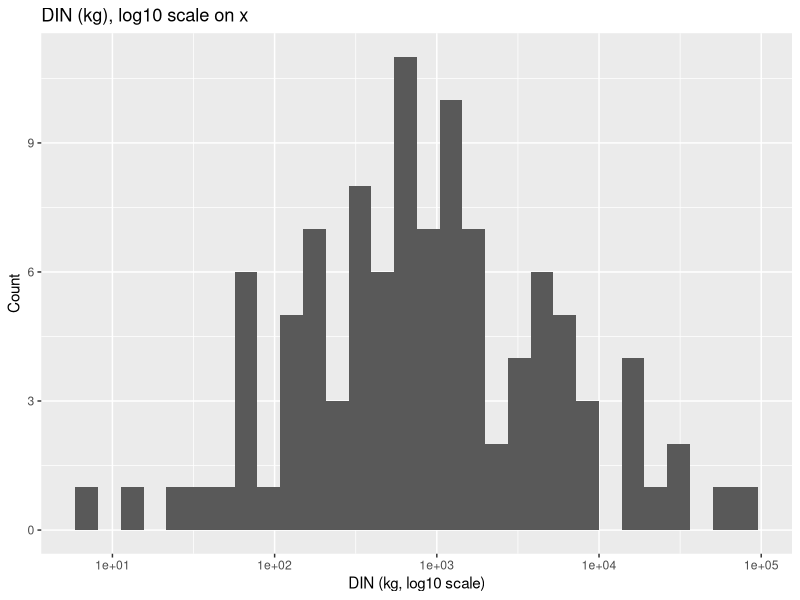
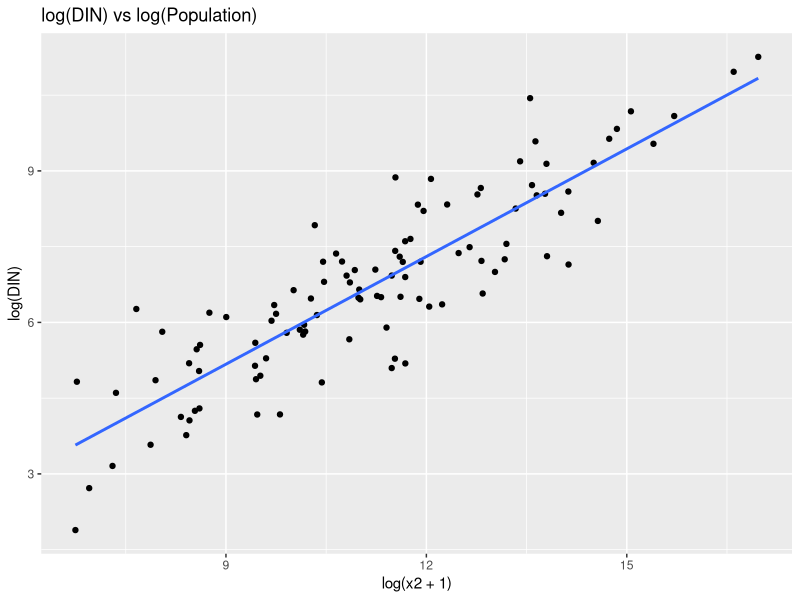
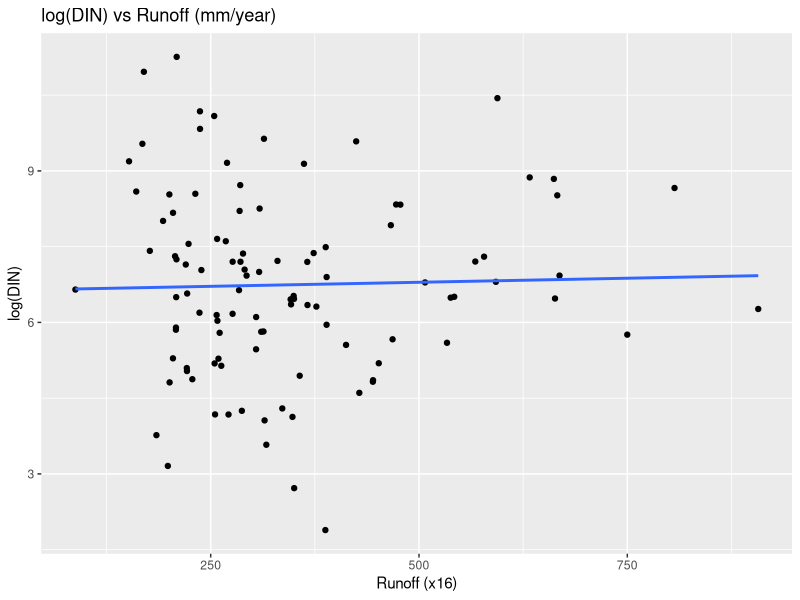
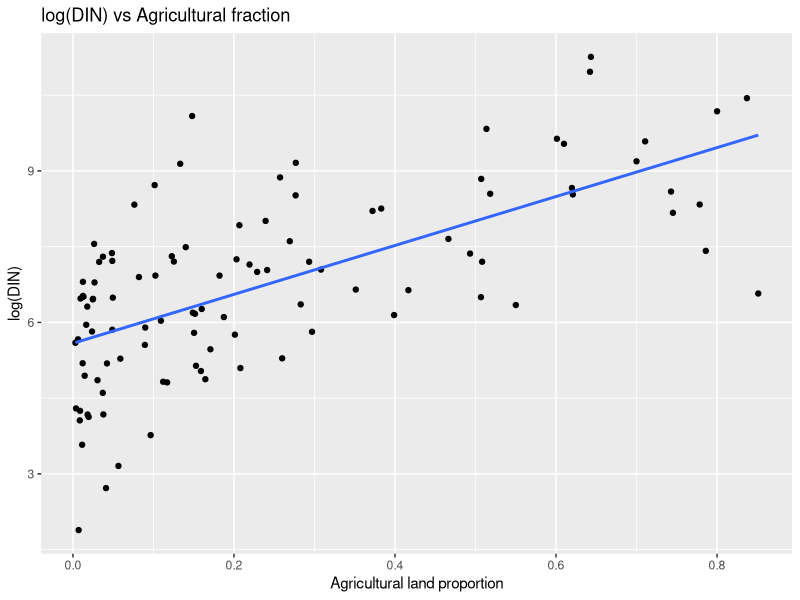
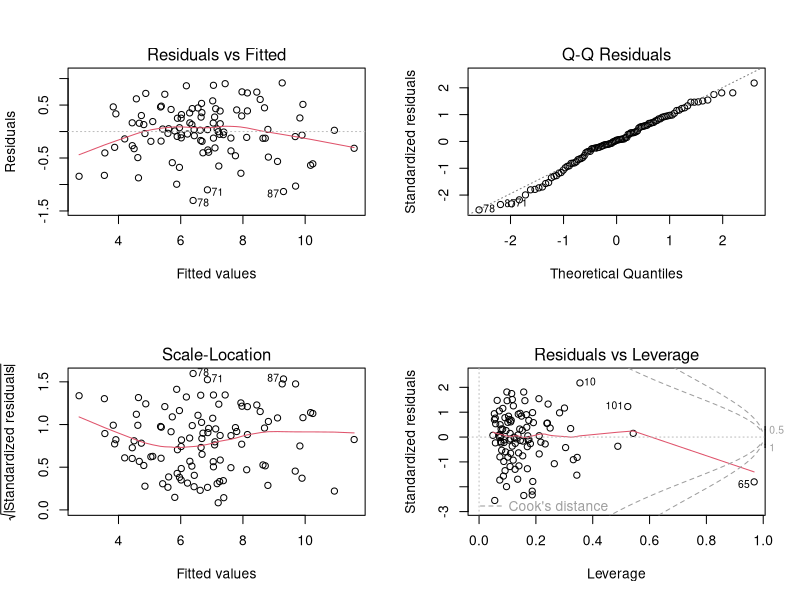

The R script that drew these images, in order:
## ---- chunk 1
knitr::opts_chunk$set(echo = TRUE, message = FALSE, warning = FALSE)
set.seed(2025)
## ---- chunk 2
library(readr); library(dplyr); library(ggplot2); library(tidyr)
dat <- read_csv("baltic_DIN.csv",
                col_types = cols(.default = col_double(),
                                 x20 = col_character()))
glimpse(dat)
## ---- chunk 3
# Names & quick summaries
names(dat)
summary(dat$y)

# Country levels 
sort(table(dat$x20), decreasing = TRUE)
## ---- chunk 4
area_cols <- paste0("x", 6:15)
dat <- dat %>%
  mutate(country = factor(x20),
         log_y = log(y),
         log_x1 = log(x1 + 1),
         log_x2 = log(x2 + 1),
         log_x17 = log(x17 + 1),
         log_x18 = log(x18 + 1))

# Land-cover proportions
dat <- dat %>%
  mutate(across(all_of(area_cols), ~ .x / x1, .names = "{.col}_prop"))

# Verify proportions sum to ~1
dat <- dat %>%
  rowwise() %>%
  mutate(prop_sum = sum(c_across(ends_with("_prop")))) %>%
  ungroup()

summary(dat$prop_sum)  
## ---- chunk 5
dat <- dat %>%
  select(-x4, -x5, -prop_sum)
## ---- chunk 6
p1 <- ggplot(dat, aes(x = y)) + geom_histogram(bins = 30) + scale_x_log10() +
  labs(title = "DIN (kg), log10 scale on x", x = "DIN (kg, log10 scale)", y = "Count")

p2 <- ggplot(dat, aes(x = log_x2, y = log_y)) +
  geom_point() + geom_smooth(method = "lm", se = FALSE) +
  labs(title = "log(DIN) vs log(Population)", x = "log(x2 + 1)", y = "log(DIN)")

p3 <- ggplot(dat, aes(x = x16, y = log_y)) +
  geom_point() + geom_smooth(method = "lm", se = FALSE) +
  labs(title = "log(DIN) vs Runoff (mm/year)", x = "Runoff (x16)", y = "log(DIN)")

p4 <- ggplot(dat, aes(x = x11_prop, y = log_y)) +
  geom_point() + geom_smooth(method = "lm", se = FALSE) +
  labs(title = "log(DIN) vs Agricultural fraction", x = "Agricultural land proportion", y = "log(DIN)")

p1; p2; p3; p4
## ---- chunk 7
library(broom); library(car); library(MASS)

full_formula <- log_y ~ log_x1 + log_x2 + x3 +
  x6_prop + x7_prop + x8_prop + x9_prop + x10_prop + x11_prop + x13_prop + x14_prop + x15_prop +
  x16 + log_x17 + log_x18 + x19

m_full <- lm(full_formula, data = dat)
summary(m_full)

# Multicollinearity check
car::vif(m_full)
## ---- chunk 8
par(mfrow=c(2,2))
plot(m_full)
par(mfrow=c(1,1))
## ---- chunk 9
m_step <- stepAIC(m_full, direction = "both", trace = FALSE)
summary(m_step)
car::vif(m_step)
## ---- chunk 10
# No-log version of the baseline model 
full_formula_nolog <- y ~ x1 + x2 + x3 +
  x6_prop + x7_prop + x8_prop + x9_prop + x10_prop + x11_prop + x13_prop + x14_prop + x15_prop +
  x16 + x17 + x18 + x19

m_full_nolog <- lm(full_formula_nolog, data = dat)
summary(m_full_nolog)

# Multicollinearity check
car::vif(m_full_nolog)
## ---- chunk 11
m_step <- stepAIC(m_full_nolog, direction = "both", trace = FALSE)
summary(m_step)
